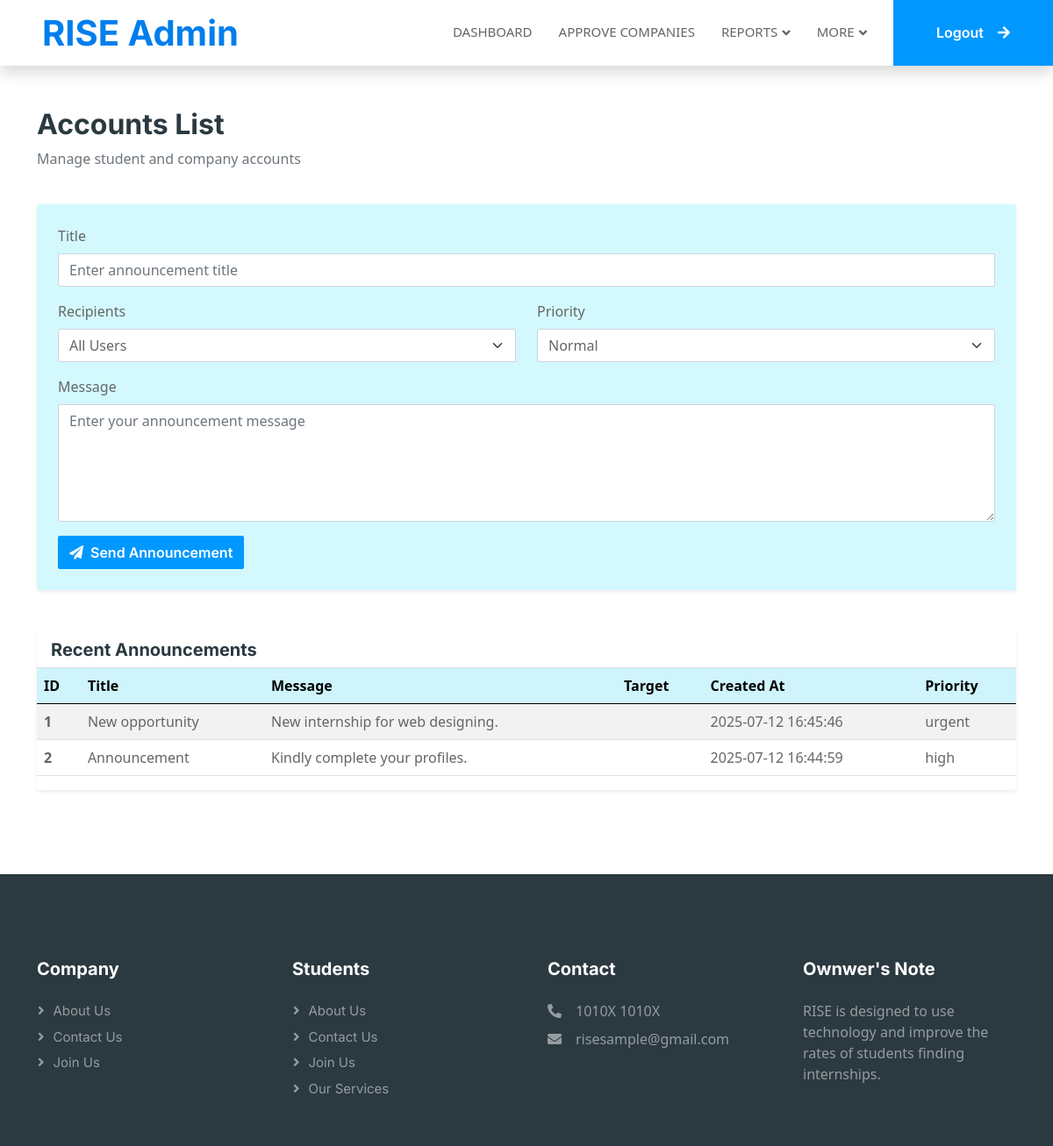
Screenshot of /admin/adminAnnouncements.php with the database file from the repository.
### tables this page shows
CREATE TABLE `announcements` (
  `id` int(11) NOT NULL,
  `title` varchar(150) DEFAULT NULL,
  `message` text DEFAULT NULL,
  `sent_by` int(11) DEFAULT NULL,
  `target_role` enum('student','company','all') DEFAULT NULL,
  `created_at` timestamp NOT NULL DEFAULT current_timestamp(),
  `priority` enum('normal','high','urgent') NOT NULL DEFAULT 'normal'
);

### admin/adminAnnouncements.php (the view, shortened to what this page needs)
<?php include('adminHeader.php'); ?>
<div class="container-xxl py-5" id="allCategories">
    <div class="container">
        <div class="row mb-4">
            <div class="col-12">
                <h2 class="fw-bold text-dark">Accounts List</h2>
                <p class="text-muted">Manage student and company accounts</p>
            </div>
        </div>
        <div class="row g-4 justify-content-center">
            <div class="col-lg-12 col-md-12 wow fadeInUp" data-wow-delay="0.5s">
                <div class="card-body bg-light p-4 rounded shadow-sm">
                    <form method="POST">
                        <div class="mb-3">
                            <label class="form-label">Title</label>
                            <input type="text" class="form-control" name="title" placeholder="Enter announcement title" required>
                        </div>
                        <div class="row mb-3">
                            <div class="col-md-6">
                                <label class="form-label">Recipients</label>
                                <select class="form-select" name="target_role" required>
                                    <option value="All Users">All Users</option>
                                </select>
                            </div>
                            <div class="col-md-6">
                                <label class="form-label">Priority</label>
                                <select class="form-select" name="priority" required>
                                    <option value="Normal">Normal</option>
                                </select>
                            </div>
                        </div>
                        <div class="mb-3">
                            <label class="form-label">Message</label>
                            <textarea class="form-control" name="message" rows="5" placeholder="Enter your announcement message" required></textarea>
                        </div>
                        <div class="d-flex gap-2">
                            <button type="submit" name="submit" class="btn btn-primary">
                                <i class="fas fa-paper-plane me-2"></i>Send Announcement
                            </button>
                        </div>
                    </form>
                    <?php
                    include('../dbms/connection.php');
                    ?>
                </div>
            </div>
        </div>
        <div class="col mt-5">
            <div class="card border-0 shadow-sm">
                <div class="card-header bg-white border-bottom">
                    <h5 class="card-title mb-0">Recent Announcements</h5>
                </div>
                <div class="col-lg-12 col-md-12 wow fadeInUp" data-wow-delay="0.5s">
                    <table class="table table-striped table-hover">
                        <thead class="table-info">
                            <tr>
                                <th scope="col">ID</th>
                                <th scope="col">Title</th>
                                <th scope="col">Message</th>
                                <th scope="col">Target</th>
                                <th scope="col">Created At</th>
                                <th scope="col">Priority</th>
                            </tr>
                        </thead>
                        <tbody>
                            <?php
                            $query = "SELECT * FROM `announcements` ORDER BY created_at DESC";
                            $result = mysqli_query($db, $query);
                            $i = 1;
                            while ($row = mysqli_fetch_assoc($result)) {
                                echo "<tr>
                                    <th scope='row'>{$i}</th>
                                    <td>{$row["title"]}</td>
                                    <td>{$row["message"]}</td>
                                    <td>{$row["target_role"]}</td>
                                    <td>{$row["created_at"]}</td>
                                    <td>{$row["priority"]}</td>
                                </tr>";
                                $i++;
                            }
                            ?>
                        </tbody>
                    </table>
                </div>
            </div>
        </div>
    </div>
</div>
<?php include('adminFooter.php'); ?>

### css/style.css (style rules this page uses)
.btn { font-family: 'Inter', sans-serif; font-weight: 600; transition: .5s; }
.btn.btn-primary, .btn.btn-secondary { color: #FFFFFF; }
body { background: #f4f4f4; font-family: "Segoe UI", sans-serif; }

### rows the page displays
announcements: title "New opportunity", message "New internship for web designing.", created_at "2025-07-12 16:45:46", priority "urgent"
announcements: title "Announcement", message "Kindly complete your profiles.", created_at "2025-07-12 16:44:59", priority "high"
